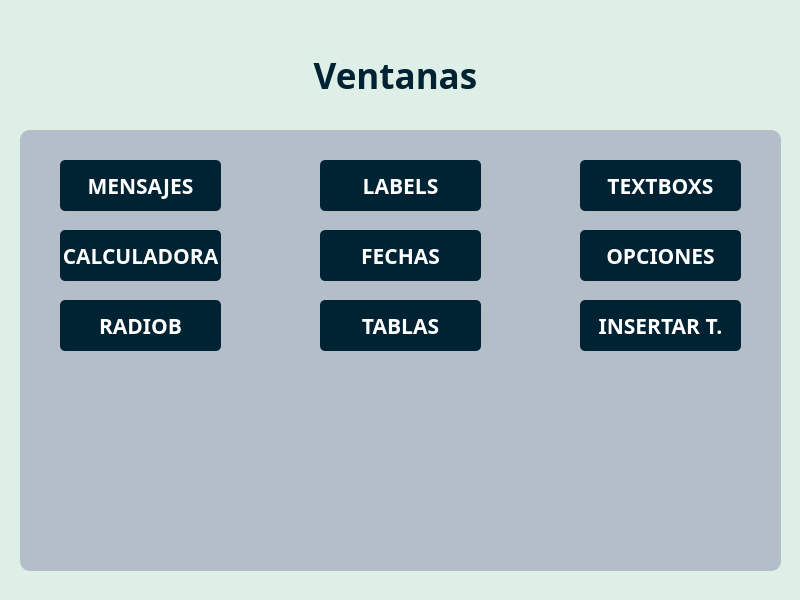
<?xml version="1.0" encoding="UTF-8"?>
<ui version="4.0">
 <class>Dialog</class>
 <widget class="QDialog" name="Dialog">
  <property name="geometry">
   <rect>
    <x>0</x>
    <y>0</y>
    <width>800</width>
    <height>600</height>
   </rect>
  </property>
  <property name="minimumSize">
   <size>
    <width>800</width>
    <height>600</height>
   </size>
  </property>
  <property name="maximumSize">
   <size>
    <width>800</width>
    <height>600</height>
   </size>
  </property>
  <property name="windowTitle">
   <string>PROYECTOS CON PYQT6</string>
  </property>
  <property name="styleSheet">
   <string notr="true">background-color: rgb(222, 239, 231);</string>
  </property>
  <widget class="QLabel" name="label">
   <property name="geometry">
    <rect>
     <x>310</x>
     <y>50</y>
     <width>171</width>
     <height>51</height>
    </rect>
   </property>
   <property name="font">
    <font>
     <family>Hack Nerd Font</family>
     <pointsize>24</pointsize>
     <bold>true</bold>
    </font>
   </property>
   <property name="styleSheet">
    <string notr="true">background-color: transparent;
color: rgb(0, 35, 51);</string>
   </property>
   <property name="text">
    <string>&lt;html&gt;&lt;head/&gt;&lt;body&gt;&lt;p align=&quot;center&quot;&gt;&lt;span style=&quot; font-size:26pt;&quot;&gt;Ventanas&lt;/span&gt;&lt;/p&gt;&lt;/body&gt;&lt;/html&gt;</string>
   </property>
  </widget>
  <widget class="QFrame" name="frame">
   <property name="geometry">
    <rect>
     <x>20</x>
     <y>130</y>
     <width>761</width>
     <height>441</height>
    </rect>
   </property>
   <property name="minimumSize">
    <size>
     <width>761</width>
     <height>441</height>
    </size>
   </property>
   <property name="maximumSize">
    <size>
     <width>761</width>
     <height>441</height>
    </size>
   </property>
   <property name="focusPolicy">
    <enum>Qt::NoFocus</enum>
   </property>
   <property name="styleSheet">
    <string notr="true">background-color: rgb(180, 190, 201);
border-radius: 10px;</string>
   </property>
   <property name="frameShape">
    <enum>QFrame::StyledPanel</enum>
   </property>
   <property name="frameShadow">
    <enum>QFrame::Raised</enum>
   </property>
   <widget class="QPushButton" name="mensaje">
    <property name="geometry">
     <rect>
      <x>40</x>
      <y>30</y>
      <width>161</width>
      <height>51</height>
     </rect>
    </property>
    <property name="font">
     <font>
      <family>Hack Nerd Font Mono</family>
      <pointsize>16</pointsize>
      <bold>true</bold>
     </font>
    </property>
    <property name="cursor">
     <cursorShape>PointingHandCursor</cursorShape>
    </property>
    <property name="mouseTracking">
     <bool>false</bool>
    </property>
    <property name="styleSheet">
     <string notr="true">background-color: rgb(0, 35, 51);
border-radius: 5px;
color: rgb(255, 255, 255);</string>
    </property>
    <property name="text">
     <string>MENSAJES</string>
    </property>
   </widget>
   <widget class="QPushButton" name="btnlabels">
    <property name="geometry">
     <rect>
      <x>300</x>
      <y>30</y>
      <width>161</width>
      <height>51</height>
     </rect>
    </property>
    <property name="font">
     <font>
      <family>Hack Nerd Font Mono</family>
      <pointsize>16</pointsize>
      <bold>true</bold>
     </font>
    </property>
    <property name="cursor">
     <cursorShape>PointingHandCursor</cursorShape>
    </property>
    <property name="mouseTracking">
     <bool>false</bool>
    </property>
    <property name="styleSheet">
     <string notr="true">background-color: rgb(0, 35, 51);
border-radius: 5px;
color: rgb(255, 255, 255);</string>
    </property>
    <property name="text">
     <string>LABELS</string>
    </property>
   </widget>
   <widget class="QPushButton" name="btntextbox">
    <property name="geometry">
     <rect>
      <x>560</x>
      <y>30</y>
      <width>161</width>
      <height>51</height>
     </rect>
    </property>
    <property name="font">
     <font>
      <family>Hack Nerd Font Mono</family>
      <pointsize>16</pointsize>
      <bold>true</bold>
     </font>
    </property>
    <property name="cursor">
     <cursorShape>PointingHandCursor</cursorShape>
    </property>
    <property name="mouseTracking">
     <bool>false</bool>
    </property>
    <property name="styleSheet">
     <string notr="true">background-color: rgb(0, 35, 51);
border-radius: 5px;
color: rgb(255, 255, 255);</string>
    </property>
    <property name="text">
     <string>TEXTBOXS</string>
    </property>
   </widget>
   <widget class="QPushButton" name="btncalculadora">
    <property name="geometry">
     <rect>
      <x>40</x>
      <y>100</y>
      <width>161</width>
      <height>51</height>
     </rect>
    </property>
    <property name="font">
     <font>
      <family>Hack Nerd Font Mono</family>
      <pointsize>16</pointsize>
      <bold>true</bold>
     </font>
    </property>
    <property name="cursor">
     <cursorShape>PointingHandCursor</cursorShape>
    </property>
    <property name="mouseTracking">
     <bool>false</bool>
    </property>
    <property name="styleSheet">
     <string notr="true">background-color: rgb(0, 35, 51);
border-radius: 5px;
color: rgb(255, 255, 255);</string>
    </property>
    <property name="text">
     <string>CALCULADORA</string>
    </property>
   </widget>
   <widget class="QPushButton" name="btndate">
    <property name="geometry">
     <rect>
      <x>300</x>
      <y>100</y>
      <width>161</width>
      <height>51</height>
     </rect>
    </property>
    <property name="font">
     <font>
      <family>Hack Nerd Font Mono</family>
      <pointsize>16</pointsize>
      <bold>true</bold>
     </font>
    </property>
    <property name="cursor">
     <cursorShape>PointingHandCursor</cursorShape>
    </property>
    <property name="mouseTracking">
     <bool>false</bool>
    </property>
    <property name="styleSheet">
     <string notr="true">background-color: rgb(0, 35, 51);
border-radius: 5px;
color: rgb(255, 255, 255);</string>
    </property>
    <property name="text">
     <string>FECHAS</string>
    </property>
   </widget>
   <widget class="QPushButton" name="btnopciones">
    <property name="geometry">
     <rect>
      <x>560</x>
      <y>100</y>
      <width>161</width>
      <height>51</height>
     </rect>
    </property>
    <property name="font">
     <font>
      <family>Hack Nerd Font Mono</family>
      <pointsize>16</pointsize>
      <bold>true</bold>
     </font>
    </property>
    <property name="cursor">
     <cursorShape>PointingHandCursor</cursorShape>
    </property>
    <property name="mouseTracking">
     <bool>false</bool>
    </property>
    <property name="styleSheet">
     <string notr="true">background-color: rgb(0, 35, 51);
border-radius: 5px;
color: rgb(255, 255, 255);</string>
    </property>
    <property name="text">
     <string>OPCIONES</string>
    </property>
   </widget>
   <widget class="QPushButton" name="btnrbutton">
    <property name="geometry">
     <rect>
      <x>40</x>
      <y>170</y>
      <width>161</width>
      <height>51</height>
     </rect>
    </property>
    <property name="font">
     <font>
      <family>Hack Nerd Font Mono</family>
      <pointsize>16</pointsize>
      <bold>true</bold>
     </font>
    </property>
    <property name="cursor">
     <cursorShape>PointingHandCursor</cursorShape>
    </property>
    <property name="mouseTracking">
     <bool>false</bool>
    </property>
    <property name="styleSheet">
     <string notr="true">background-color: rgb(0, 35, 51);
border-radius: 5px;
color: rgb(255, 255, 255);</string>
    </property>
    <property name="text">
     <string>RADIOB</string>
    </property>
   </widget>
   <widget class="QPushButton" name="btntabla">
    <property name="geometry">
     <rect>
      <x>300</x>
      <y>170</y>
      <width>161</width>
      <height>51</height>
     </rect>
    </property>
    <property name="font">
     <font>
      <family>Hack Nerd Font Mono</family>
      <pointsize>16</pointsize>
      <bold>true</bold>
     </font>
    </property>
    <property name="cursor">
     <cursorShape>PointingHandCursor</cursorShape>
    </property>
    <property name="mouseTracking">
     <bool>false</bool>
    </property>
    <property name="styleSheet">
     <string notr="true">background-color: rgb(0, 35, 51);
border-radius: 5px;
color: rgb(255, 255, 255);</string>
    </property>
    <property name="text">
     <string>TABLAS</string>
    </property>
   </widget>
   <widget class="QPushButton" name="btntable2">
    <property name="geometry">
     <rect>
      <x>560</x>
      <y>170</y>
      <width>161</width>
      <height>51</height>
     </rect>
    </property>
    <property name="font">
     <font>
      <family>Hack Nerd Font Mono</family>
      <pointsize>16</pointsize>
      <bold>true</bold>
     </font>
    </property>
    <property name="cursor">
     <cursorShape>PointingHandCursor</cursorShape>
    </property>
    <property name="mouseTracking">
     <bool>false</bool>
    </property>
    <property name="styleSheet">
     <string notr="true">background-color: rgb(0, 35, 51);
border-radius: 5px;
color: rgb(255, 255, 255);</string>
    </property>
    <property name="text">
     <string>INSERTAR T.</string>
    </property>
   </widget>
  </widget>
 </widget>
 <resources/>
 <connections/>
</ui>
